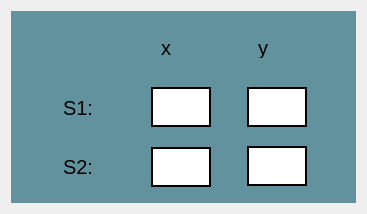
                <widget class="QWidget" name="tab_13">
                 <attribute name="title">
                  <string>Coordenadas</string>
                 </attribute>
                 <layout class="QGridLayout" name="gridLayout_51">
                  <item row="0" column="0">
                   <widget class="QFrame" name="frame_17">
                    <property name="minimumSize">
                     <size>
                      <width>345</width>
                      <height>192</height>
                     </size>
                    </property>
                    <property name="maximumSize">
                     <size>
                      <width>345</width>
                      <height>192</height>
                     </size>
                    </property>
                    <property name="styleSheet">
                     <string notr="true">QFrame{
	background-color: rgb(98, 146, 158);
	border: none;
}</string>
                    </property>
                    <property name="frameShape">
                     <enum>QFrame::StyledPanel</enum>
                    </property>
                    <property name="frameShadow">
                     <enum>QFrame::Raised</enum>
                    </property>
                    <layout class="QGridLayout" name="gridLayout_43">
                     <item row="0" column="0">
                      <widget class="QFrame" name="frame_57">
                       <property name="frameShape">
                        <enum>QFrame::StyledPanel</enum>
                       </property>
                       <property name="frameShadow">
                        <enum>QFrame::Raised</enum>
                       </property>
                       <layout class="QGridLayout" name="gridLayout_57">
                        <item row="0" column="0">
                         <widget class="QFrame" name="frame_56">
                          <property name="minimumSize">
                           <size>
                            <width>65</width>
                            <height>0</height>
                           </size>
                          </property>
                          <property name="maximumSize">
                           <size>
                            <width>65</width>
                            <height>16777215</height>
                           </size>
                          </property>
                          <property name="frameShape">
                           <enum>QFrame::StyledPanel</enum>
                          </property>
                          <property name="frameShadow">
                           <enum>QFrame::Raised</enum>
                          </property>
                          <layout class="QGridLayout" name="gridLayout_56">
                           <item row="0" column="0">
                            <widget class="QLabel" name="label_96">
                             <property name="maximumSize">
                              <size>
                               <width>16777215</width>
                               <height>20</height>
                              </size>
                             </property>
                             <property name="styleSheet">
                              <string notr="true">QLabel{
qproperty-alignment: AlignCenter;
font-size: 20px;
border: none;
}</string>
                             </property>
                             <property name="text">
                              <string/>
                             </property>
                            </widget>
                           </item>
                          </layout>
                         </widget>
                        </item>
                        <item row="0" column="1">
                         <widget class="QFrame" name="frame_4">
                          <property name="minimumSize">
                           <size>
                            <width>65</width>
                            <height>0</height>
                           </size>
                          </property>
                          <property name="maximumSize">
                           <size>
                            <width>65</width>
                            <height>16777215</height>
                           </size>
                          </property>
                          <property name="frameShape">
                           <enum>QFrame::StyledPanel</enum>
                          </property>
                          <property name="frameShadow">
                           <enum>QFrame::Raised</enum>
                          </property>
                          <layout class="QGridLayout" name="gridLayout_48">
                           <property name="topMargin">
                            <number>1</number>
                           </property>
                           <property name="bottomMargin">
                            <number>1</number>
                           </property>
                           <item row="0" column="0">
                            <widget class="QLabel" name="label_45">
                             <property name="maximumSize">
                              <size>
                               <width>16777215</width>
                               <height>20</height>
                              </size>
                             </property>
                             <property name="styleSheet">
                              <string notr="true">QLabel{
qproperty-alignment: AlignCenter;
font-size: 20px;
border: none;
}</string>
                             </property>
                             <property name="text">
                              <string>x</string>
                             </property>
                            </widget>
                           </item>
                          </layout>
                         </widget>
                        </item>
                        <item row="0" column="2">
                         <widget class="QFrame" name="frame_5">
                          <property name="minimumSize">
                           <size>
                            <width>60</width>
                            <height>0</height>
                           </size>
                          </property>
                          <property name="maximumSize">
                           <size>
                            <width>60</width>
                            <height>16777215</height>
                           </size>
                          </property>
                          <property name="frameShape">
                           <enum>QFrame::StyledPanel</enum>
                          </property>
                          <property name="frameShadow">
                           <enum>QFrame::Raised</enum>
                          </property>
                          <layout class="QGridLayout" name="gridLayout_49">
                           <property name="topMargin">
                            <number>1</number>
                           </property>
                           <property name="bottomMargin">
                            <number>1</number>
                           </property>
                           <item row="0" column="0">
                            <widget class="QLabel" name="label_46">
                             <property name="maximumSize">
                              <size>
                               <width>16777215</width>
                               <height>20</height>
                              </size>
                             </property>
                             <property name="styleSheet">
                              <string notr="true">QLabel{
qproperty-alignment: AlignCenter;
font-size: 20px;
border: none;
}</string>
                             </property>
                             <property name="text">
                              <string>y</string>
                             </property>
                            </widget>
                           </item>
                          </layout>
                         </widget>
                        </item>
                       </layout>
                      </widget>
                     </item>
                     <item row="1" column="0">
                      <widget class="QFrame" name="frame_58">
                       <property name="frameShape">
                        <enum>QFrame::StyledPanel</enum>
                       </property>
                       <property name="frameShadow">
                        <enum>QFrame::Raised</enum>
                       </property>
                       <layout class="QGridLayout" name="gridLayout_58">
                        <property name="topMargin">
                         <number>1</number>
                        </property>
                        <property name="bottomMargin">
                         <number>1</number>
                        </property>
                        <item row="0" column="0">
                         <widget class="QFrame" name="frame_54">
                          <property name="minimumSize">
                           <size>
                            <width>65</width>
                            <height>40</height>
                           </size>
                          </property>
                          <property name="maximumSize">
                           <size>
                            <width>65</width>
                            <height>40</height>
                           </size>
                          </property>
                          <property name="frameShape">
                           <enum>QFrame::StyledPanel</enum>
                          </property>
                          <property name="frameShadow">
                           <enum>QFrame::Raised</enum>
                          </property>
                          <layout class="QGridLayout" name="gridLayout_54">
                           <property name="topMargin">
                            <number>1</number>
                           </property>
                           <property name="bottomMargin">
                            <number>1</number>
                           </property>
                           <item row="0" column="0">
                            <widget class="QLabel" name="label_47">
                             <property name="maximumSize">
                              <size>
                               <width>16777215</width>
                               <height>20</height>
                              </size>
                             </property>
                             <property name="styleSheet">
                              <string notr="true">QLabel{
qproperty-alignment: AlignCenter;
font-size: 20px;
border: none;
}</string>
                             </property>
                             <property name="text">
                              <string>S1:</string>
                             </property>
                            </widget>
                           </item>
                          </layout>
                         </widget>
                        </item>
                        <item row="0" column="1">
                         <widget class="QFrame" name="frame_30">
                          <property name="minimumSize">
                           <size>
                            <width>65</width>
                            <height>45</height>
                           </size>
                          </property>
                          <property name="maximumSize">
                           <size>
                            <width>65</width>
                            <height>45</height>
                           </size>
                          </property>
                          <property name="frameShape">
                           <enum>QFrame::StyledPanel</enum>
                          </property>
                          <property name="frameShadow">
                           <enum>QFrame::Raised</enum>
                          </property>
                          <layout class="QGridLayout" name="gridLayout_50">
                           <property name="leftMargin">
                            <number>1</number>
                           </property>
                           <property name="topMargin">
                            <number>1</number>
                           </property>
                           <item row="0" column="0">
                            <widget class="QLineEdit" name="leXS1">
                             <property name="minimumSize">
                              <size>
                               <width>60</width>
                               <height>40</height>
                              </size>
                             </property>
                             <property name="maximumSize">
                              <size>
                               <width>60</width>
                               <height>40</height>
                              </size>
                             </property>
                             <property name="styleSheet">
                              <string notr="true">QLineEdit{
background-color: white;
border: 2px solid black;
color: rgb(0,0,0);
qproperty-alignment: AlignCenter;
font-size: 15px;
}</string>
                             </property>
                             <property name="text">
                              <string/>
                             </property>
                            </widget>
                           </item>
                          </layout>
                         </widget>
                        </item>
                        <item row="0" column="2">
                         <widget class="QFrame" name="frame_52">
                          <property name="minimumSize">
                           <size>
                            <width>65</width>
                            <height>45</height>
                           </size>
                          </property>
                          <property name="maximumSize">
                           <size>
                            <width>65</width>
                            <height>45</height>
                           </size>
                          </property>
                          <property name="frameShape">
                           <enum>QFrame::StyledPanel</enum>
                          </property>
                          <property name="frameShadow">
                           <enum>QFrame::Raised</enum>
                          </property>
                          <layout class="QGridLayout" name="gridLayout_52">
                           <property name="leftMargin">
                            <number>1</number>
                           </property>
                           <property name="topMargin">
                            <number>1</number>
                           </property>
                           <item row="0" column="0">
                            <widget class="QLineEdit" name="leYS1">
                             <property name="minimumSize">
                              <size>
                               <width>60</width>
                               <height>40</height>
                              </size>
                             </property>
                             <property name="maximumSize">
                              <size>
                               <width>60</width>
                               <height>40</height>
                              </size>
                             </property>
                             <property name="styleSheet">
                              <string notr="true">QLineEdit{
background-color: white;
border: 2px solid black;
color: rgb(0,0,0);
qproperty-alignment: AlignCenter;
font-size: 15px;
}</string>
                             </property>
                             <property name="text">
                              <string/>
                             </property>
                            </widget>
                           </item>
                          </layout>
                         </widget>
                        </item>
                       </layout>
                      </widget>
                     </item>
                     <item row="2" column="0">
                      <widget class="QFrame" name="frame_59">
                       <property name="frameShape">
                        <enum>QFrame::StyledPanel</enum>
                       </property>
                       <property name="frameShadow">
                        <enum>QFrame::Raised</enum>
                       </property>
                       <layout class="QGridLayout" name="gridLayout_59">
                        <property name="topMargin">
                         <number>1</number>
                        </property>
                        <property name="bottomMargin">
                         <number>1</number>
                        </property>
                        <item row="0" column="0">
                         <widget class="QFrame" name="frame_60">
                          <property name="minimumSize">
                           <size>
                            <width>65</width>
                            <height>40</height>
                           </size>
                          </property>
                          <property name="maximumSize">
                           <size>
                            <width>65</width>
                            <height>40</height>
                           </size>
                          </property>
                          <property name="frameShape">
                           <enum>QFrame::StyledPanel</enum>
                          </property>
                          <property name="frameShadow">
                           <enum>QFrame::Raised</enum>
                          </property>
                          <layout class="QGridLayout" name="gridLayout_60">
                           <property name="topMargin">
                            <number>1</number>
                           </property>
                           <property name="bottomMargin">
                            <number>1</number>
                           </property>
                           <item row="0" column="0">
                            <widget class="QLabel" name="label_99">
                             <property name="maximumSize">
                              <size>
                               <width>16777215</width>
                               <height>20</height>
                              </size>
                             </property>
                             <property name="styleSheet">
                              <string notr="true">QLabel{
qproperty-alignment: AlignCenter;
font-size: 20px;
border: none;
}</string>
                             </property>
                             <property name="text">
                              <string>S2:</string>
                             </property>
                            </widget>
                           </item>
                          </layout>
                         </widget>
                        </item>
                        <item row="0" column="1">
                         <widget class="QFrame" name="frame_61">
                          <property name="minimumSize">
                           <size>
                            <width>65</width>
                            <height>45</height>
                           </size>
                          </property>
                          <property name="maximumSize">
                           <size>
                            <width>65</width>
                            <height>45</height>
                           </size>
                          </property>
                          <property name="frameShape">
                           <enum>QFrame::StyledPanel</enum>
                          </property>
                          <property name="frameShadow">
                           <enum>QFrame::Raised</enum>
                          </property>
                          <layout class="QGridLayout" name="gridLayout_61">
                           <property name="leftMargin">
                            <number>1</number>
                           </property>
                           <property name="topMargin">
                            <number>1</number>
                           </property>
                           <property name="bottomMargin">
                            <number>1</number>
                           </property>
                           <item row="0" column="0">
                            <widget class="QLineEdit" name="leXS2">
                             <property name="minimumSize">
                              <size>
                               <width>60</width>
                               <height>40</height>
                              </size>
                             </property>
                             <property name="maximumSize">
                              <size>
                               <width>60</width>
                               <height>40</height>
                              </size>
                             </property>
                             <property name="styleSheet">
                              <string notr="true">QLineEdit{
background-color: white;
border: 2px solid black;
color: rgb(0,0,0);
qproperty-alignment: AlignCenter;
font-size: 15px;
}</string>
                             </property>
                             <property name="text">
                              <string/>
                             </property>
                            </widget>
                           </item>
                          </layout>
                         </widget>
                        </item>
                        <item row="0" column="2">
                         <widget class="QFrame" name="frame_62">
                          <property name="minimumSize">
                           <size>
                            <width>65</width>
                            <height>45</height>
                           </size>
                          </property>
                          <property name="maximumSize">
                           <size>
                            <width>65</width>
                            <height>45</height>
                           </size>
                          </property>
                          <property name="frameShape">
                           <enum>QFrame::StyledPanel</enum>
                          </property>
                          <property name="frameShadow">
                           <enum>QFrame::Raised</enum>
                          </property>
                          <layout class="QGridLayout" name="gridLayout_62">
                           <property name="leftMargin">
                            <number>1</number>
                           </property>
                           <property name="topMargin">
                            <number>1</number>
                           </property>
                           <item row="0" column="0">
                            <widget class="QLineEdit" name="leYS2">
                             <property name="minimumSize">
                              <size>
                               <width>60</width>
                               <height>40</height>
                              </size>
                             </property>
                             <property name="maximumSize">
                              <size>
                               <width>60</width>
                               <height>40</height>
                              </size>
                             </property>
                             <property name="styleSheet">
                              <string notr="true">QLineEdit{
background-color: white;
border: 2px solid black;
color: rgb(0,0,0);
qproperty-alignment: AlignCenter;
font-size: 15px;
}</string>
                             </property>
                             <property name="text">
                              <string/>
                             </property>
                            </widget>
                           </item>
                          </layout>
                         </widget>
                        </item>
                       </layout>
                      </widget>
                     </item>
                    </layout>
                   </widget>
                  </item>
                 </layout>
                </widget>
